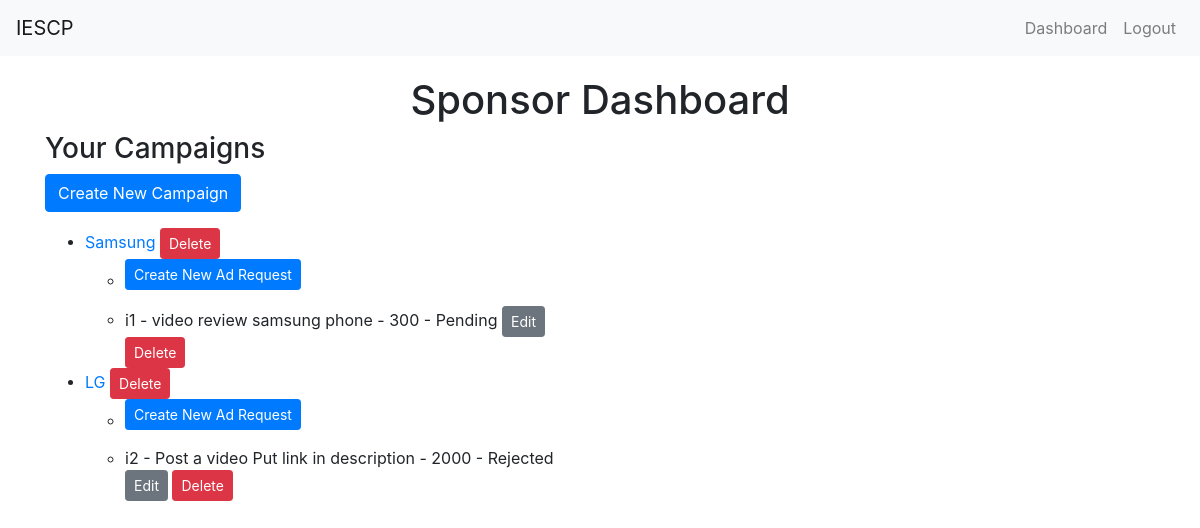
Page /sponsor_dashboard (signed in) on the earlier database version.
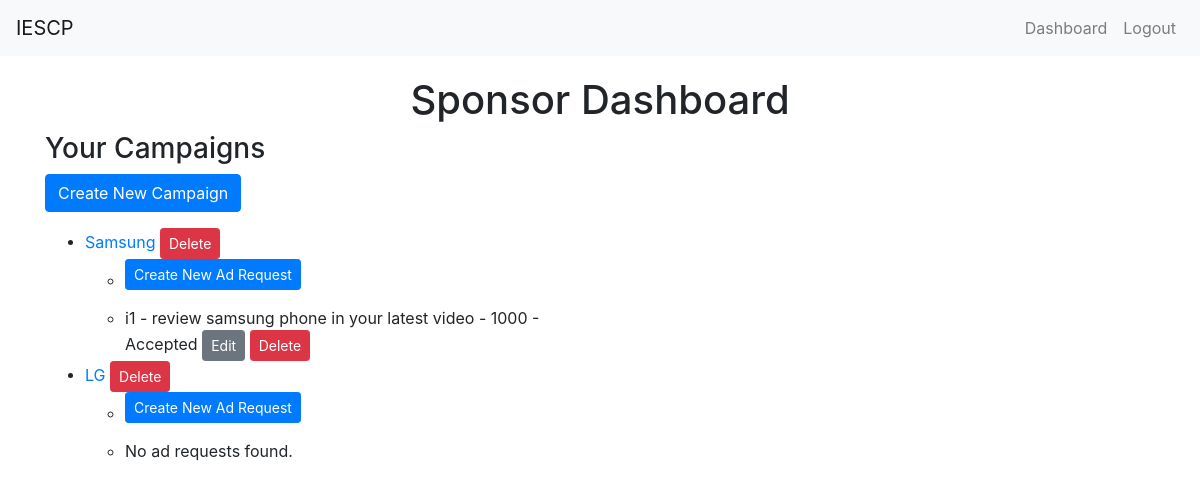
Same page on the later database version.
### app.py (models this page shows, shortened)
class Campaign(db.Model):
    id = db.Column(db.Integer, primary_key=True)
    name = db.Column(db.String(100), nullable=False)
    description = db.Column(db.String(200))
    start_date = db.Column(db.DateTime, default=db.func.current_timestamp())
    end_date = db.Column(db.DateTime)
    budget = db.Column(db.Float, nullable=False)
    owner_id = db.Column(db.Integer, db.ForeignKey('user.id'), nullable=False)
    visibility = db.Column(db.String(10))  # 'public' or 'private'
    ad_requests = db.relationship('AdRequest', backref='campaign', lazy=True)

class AdRequest(db.Model):
    id = db.Column(db.Integer, primary_key=True)
    campaign_id = db.Column(db.Integer, db.ForeignKey('campaign.id'), nullable=False)
    influencer_id = db.Column(db.Integer, db.ForeignKey('user.id'), nullable=False)
    messages = db.Column(db.Text)
    requirements = db.Column(db.Text)
    payment_amount = db.Column(db.Integer)
    negotiation_comment = db.Column(db.Text, nullable=True)
    status = db.Column(db.String(20), nullable=False, default='Requested')

class User(UserMixin, db.Model):
    id = db.Column(db.Integer, primary_key=True)
    username = db.Column(db.String(50), unique=True, nullable=False)
    password = db.Column(db.String(200), nullable=False)
    role = db.Column(db.String(20), nullable=False)  # 'admin', 'sponsor', 'influencer'
    campaigns = db.relationship('Campaign', backref='owner', lazy=True)
    ad_requests = db.relationship('AdRequest', backref='influencer', lazy=True)
    company_name = db.Column(db.String(100))
    industry = db.Column(db.String(100))
    budget = db.Column(db.Integer)
    category = db.Column(db.String(100))
    niche = db.Column(db.String(100))
    reach = db.Column(db.Integer)

### app.py (the view)
@app.route('/sponsor_dashboard')
@login_required
def sponsor_dashboard():
    if current_user.role != 'sponsor':
        flash('Access unauthorized!', 'danger')
        return redirect(url_for('index'))
    campaigns = Campaign.query.filter_by(owner_id=current_user.id).all()
    ad_requests = AdRequest.query.join(Campaign).filter(Campaign.owner_id == current_user.id).all()
    return render_template('sponsor_dashboard.html', campaigns=campaigns, ad_requests=ad_requests)

### app.py (called while the page is built)
@login_manager.user_loader
def load_user(user_id):
    return User.query.get(int(user_id))

### templates/sponsor_dashboard.html (shortened to what this page needs)
{% extends "layout.html" %}
{% block content %}
<h1 class="text-center">Sponsor Dashboard</h1>
<div class="row">
    <div class="col-md-6">
        <h3>Your Campaigns</h3>
        <a href="{{ url_for('create_campaign') }}" class="btn btn-primary mb-3">Create New Campaign</a>
        <ul>
            {% for campaign in campaigns %}
            <li>
                <a href="{{ url_for('update_campaign', campaign_id=campaign.id) }}">{{ campaign.name }}</a>
                <form method="POST" action="{{ url_for('delete_campaign', campaign_id=campaign.id) }}" style="display:inline;">
                    <button type="submit" class="btn btn-danger btn-sm">Delete</button>
                </form>
                <ul>
                    <li>
                        <a href="{{ url_for('create_ad_request') }}" class="btn btn-primary btn-sm mb-3">Create New Ad Request</a>
                    </li>
                    {% for ad_request in campaign.ad_requests %}
                    <li>
                        {{ ad_request.influencer.username }} - {{ ad_request.requirements }} - {{ ad_request.payment_amount }} - {{ ad_request.status }}
                        <a href="{{ url_for('update_ad_request', ad_request_id=ad_request.id) }}" class="btn btn-secondary btn-sm">Edit</a>
                        <form method="POST" action="{{ url_for('delete_ad_request', ad_request_id=ad_request.id) }}" style="display:inline;">
                            <button type="submit" class="btn btn-danger btn-sm">Delete</button>
                        </form>
                    </li>
                    {% else %}
                    <li>No ad requests found.</li>
                    {% endfor %}
                </ul>
            </li>
            {% else %}
            <li>No campaigns found.</li>
            {% endfor %}
        </ul>
    </div>
</div>
{% endblock %}

### templates/layout.html (shortened to what this page needs)
<!DOCTYPE html>
<html lang="en">
<head>
    <link rel="stylesheet" href="https://maxcdn.bootstrapcdn.com/bootstrap/4.5.2/css/bootstrap.min.css">
</head>
<body>
    <nav class="navbar navbar-expand-lg navbar-light bg-light">
        <a class="navbar-brand" href="{{ url_for('home') }}">IESCP</a>
        <div class="collapse navbar-collapse" id="navbarNav">
            <ul class="navbar-nav ml-auto">
                {% if current_user.is_authenticated %}
                    {% if current_user.role == 'admin' %}
                        <li class="nav-item">
                            <a class="nav-link" href="{{ url_for('admin_dashboard') }}">Dashboard</a>
                        </li>
                    {% elif current_user.role == 'sponsor' %}
                        <li class="nav-item">
                            <a class="nav-link" href="{{ url_for('sponsor_dashboard') }}">Dashboard</a>
                        </li>
                    {% elif current_user.role == 'influencer' %}
                        <li class="nav-item">
                            <a class="nav-link" href="{{ url_for('influencer_dashboard') }}">Dashboard</a>
                        </li>
                    {% endif %}
                    <li class="nav-item">
                        <a class="nav-link" href="{{ url_for('logout') }}">Logout</a>
                    </li>
                {% endif %}
            </ul>
        </div>
    </nav>
    <div class="container">
        {% block content %}{% endblock %}
    </div>
</body>
</html>

### templates/layout.html (style rules this page uses)
.container { margin-top: 20px; }

Differences in the rows shown:
removed AdRequest: influencer.username "i1", requirements "video review samsung phone", payment_amount "300", status "Pending", shown under Campaign "Samsung"
changed Campaign "Samsung": gains AdRequest (influencer.username "i1", requirements "review samsung phone in your latest video", payment_amount "1000", status "Accepted")
changed Campaign "LG": loses AdRequest (influencer.username "i2", requirements "Post a video Put link in description", payment_amount "2000", status "Rejected"); now shows "No ad requests found."
